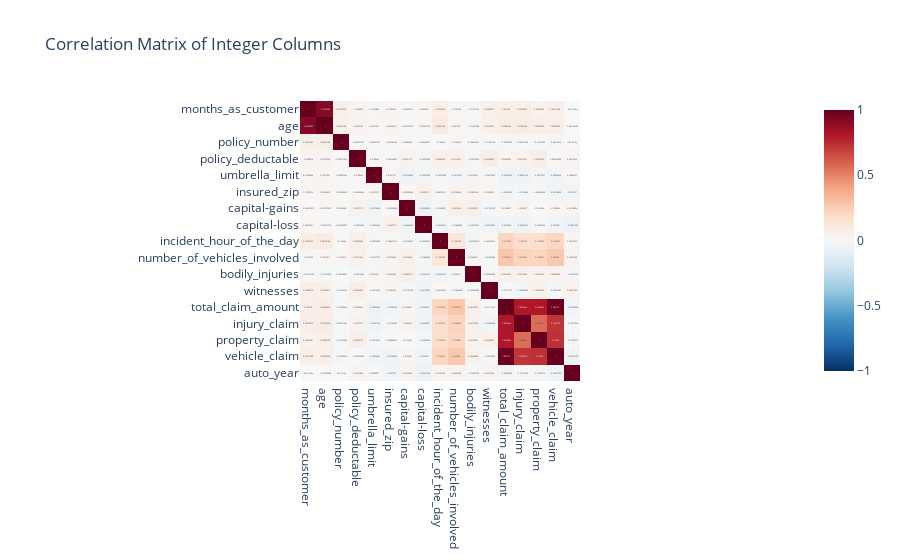

Here is the notebook cell this chart was saved with:
### Code cell
# เลือกเฉพาะคอลัมน์ที่เป็น int
df_int = df.select_dtypes(include='int')

# คำนวณ correlation
corr_matrix = df_int.corr()

# แสดงผล


fig = px.imshow(corr_matrix,
                text_auto=True,
                title="Correlation Matrix of Integer Columns",
                color_continuous_scale='RdBu_r',
                zmin=-1, zmax=1)
fig.show()

### Figure 1 — Plotly figure (JSON) as saved in the notebook; plotly's stock layout.template omitted (floating-point values rounded to 4 significant figures; data arrays with more than 128 entries replaced by an {"elided": "..."} marker saying what was removed)
{"data": [{"coloraxis": "coloraxis", "hovertemplate": "x: %{x}<br>y: %{y}<br>color: %{z}<extra></extra>", "name": "0", "texttemplate": "%{z}", "type": "heatmap", "x": ["months_as_customer", "age", "policy_number", "policy_deductable", "umbrella_limit", "insured_zip", "capital-gains", "capital-loss", "incident_hour_of_the_day", "number_of_vehicles_involved", "bodily_injuries", "witnesses", "total_claim_amount", "injury_claim", "property_claim", "vehicle_claim", "auto_year"], "xaxis": "x", "y": ["months_as_customer", "age", "policy_number", "policy_deductable", "umbrella_limit", "insured_zip", "capital-gains", "capital-loss", "incident_hour_of_the_day", "number_of_vehicles_involved", "bodily_injuries", "witnesses", "total_claim_amount", "injury_claim", "property_claim", "vehicle_claim", "auto_year"], "yaxis": "y", "z": {"elided": "17x17 float values"}}], "layout": {"coloraxis": {"cmax": 1, "cmin": -1, "colorscale": [[0, "rgb(5,48,97)"], [0.1, "rgb(33,102,172)"], [0.2, "rgb(67,147,195)"], [0.3, "rgb(146,197,222)"], [0.4, "rgb(209,229,240)"], [0.5, "rgb(247,247,247)"], [0.6, "rgb(253,219,199)"], [0.7, "rgb(244,165,130)"], [0.8, "rgb(214,96,77)"], [0.9, "rgb(178,24,43)"], [1, "rgb(103,0,31)"]]}, "title": {"text": "Correlation Matrix of Integer Columns"}, "xaxis": {"anchor": "y", "constrain": "domain", "domain": [0, 1], "scaleanchor": "y"}, "yaxis": {"anchor": "x", "autorange": "reversed", "constrain": "domain", "domain": [0, 1]}}}
